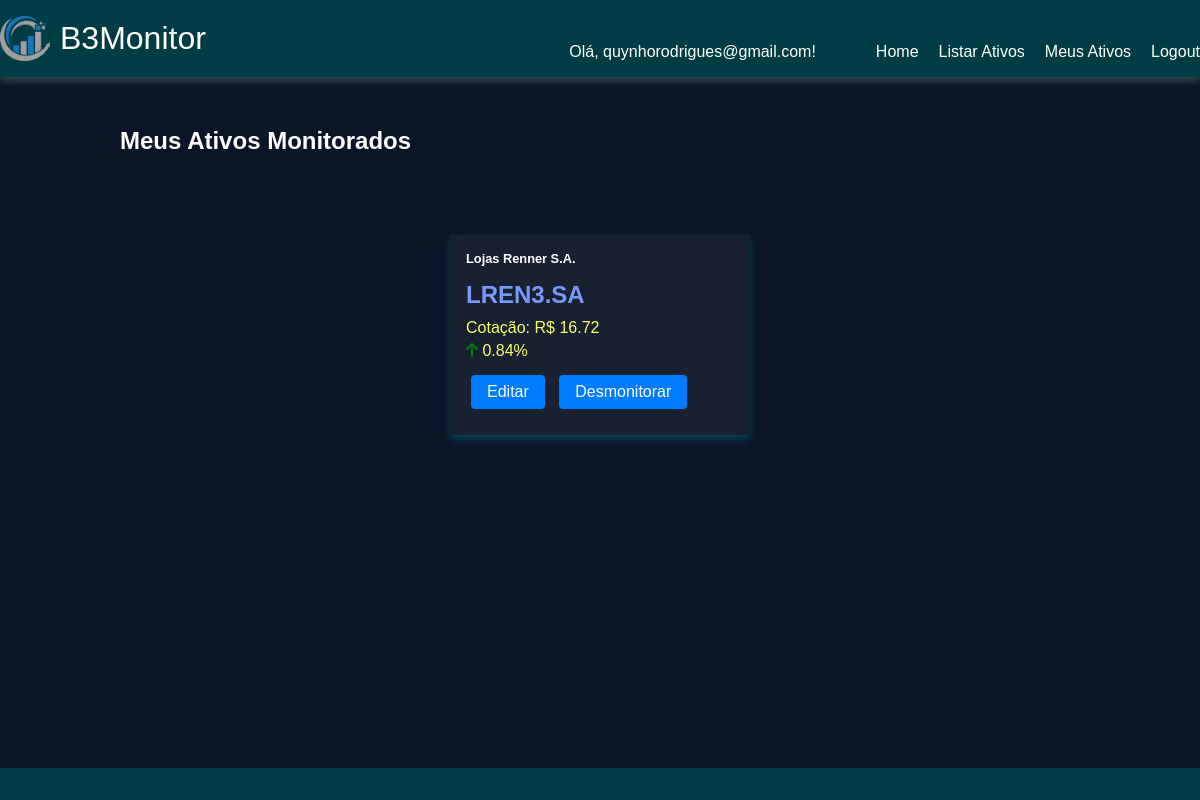
Page /ativos/meus_ativos/ (signed in) on the earlier database version.
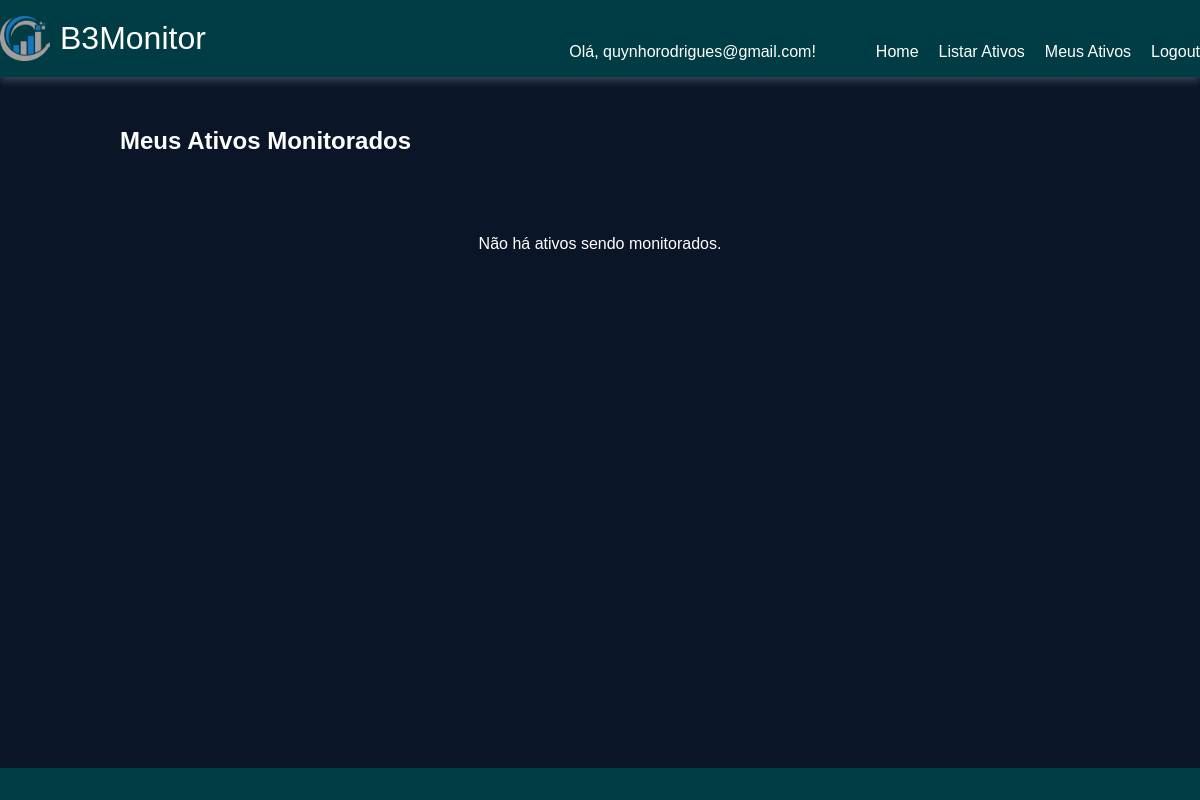
Same page on the later database version.
### ativos/models.py (models this page shows, shortened)
class Ativo(models.Model):
    codigo = models.CharField(max_length=10, unique=True)
    nome = models.CharField(max_length=100)
    fechamento = models.DecimalField(max_digits=10, decimal_places=2)
    abertura = models.DecimalField(max_digits=10, decimal_places=2)
    cotacao = models.DecimalField(max_digits=10, decimal_places=2, null=True, blank=True)
    variacao_percentual = models.DecimalField(max_digits=5, decimal_places=2)
    limiar_compra = models.DecimalField(max_digits=10, decimal_places=2, null=True, blank=True)
    limiar_venda = models.DecimalField(max_digits=10, decimal_places=2, null=True, blank=True)
    usuarios_monitorando = models.ManyToManyField(User, related_name='ativos_monitorados')
    frequencia_monitoramento = models.IntegerField(default=2)  # Em minutos
    ultimo_check = models.DateTimeField(null=True, blank=True)

### ativos/views.py (the view)
# urls.py: path('meus_ativos/', views.meus_ativos_view, name='meus_ativos'),
@login_required
def meus_ativos_view(request):
    ativos_monitorados = request.user.ativos_monitorados.all()
    return render(request, 'ativos/meus_ativos.html', {'ativos_monitorados': ativos_monitorados})

### ativos/templates/ativos/meus_ativos.html (shortened to what this page needs)
{% extends 'ativos/base.html' %}
{% load static %}
{% block content %}
<div class="container">
  <h2 class="titulo-meus-ativos">Meus Ativos Monitorados</h2>
  <div class="card-container">
    {% for ativo in ativos_monitorados %}
    <div class="card">
      <h3 class="h3_meus_ativos">{{ ativo.nome }}</h3>
      <p class="codigo_meus_ativos">{{ ativo.codigo }}</p>
      <p>Cotação: R$ {{ ativo.cotacao }}</p>
      <p>
          <span class="{% if ativo.variacao_percentual < 0 %}negativo{% elif ativo.variacao_percentual > 0 %}positivo{% endif %}">
            {% if ativo.variacao_percentual < 0 %}
              <i class="fa fa-arrow-down negativo" aria-hidden="true"></i>
            {% elif ativo.variacao_percentual > 0 %}
              <i class="fa fa-arrow-up positivo" aria-hidden="true"></i>
            {% endif %}
            {{ ativo.variacao_percentual|floatformat:2 }}%
          </span>
        <p>
        <div class="btn-meus_ativos">
        <a href="{% url 'editar_ativo' ativo.codigo %}">Editar</a>
        <a href="{% url 'desmonitorar_ativo_view' ativo.codigo %}">Desmonitorar</a>
        </div>
    </div>
    {% empty %}
    <p>Não há ativos sendo monitorados.</p>
    {% endfor %}
  </div>
</div>
{% endblock %}

Differences in the rows shown:
no longer on this page (row edited): Ativo: nome "Lojas Renner S.A.", codigo "LREN3.SA", cotacao "16.72", variacao_percentual "0.84"
Other differences:
text now shown: "Não há ativos sendo monitorados."
